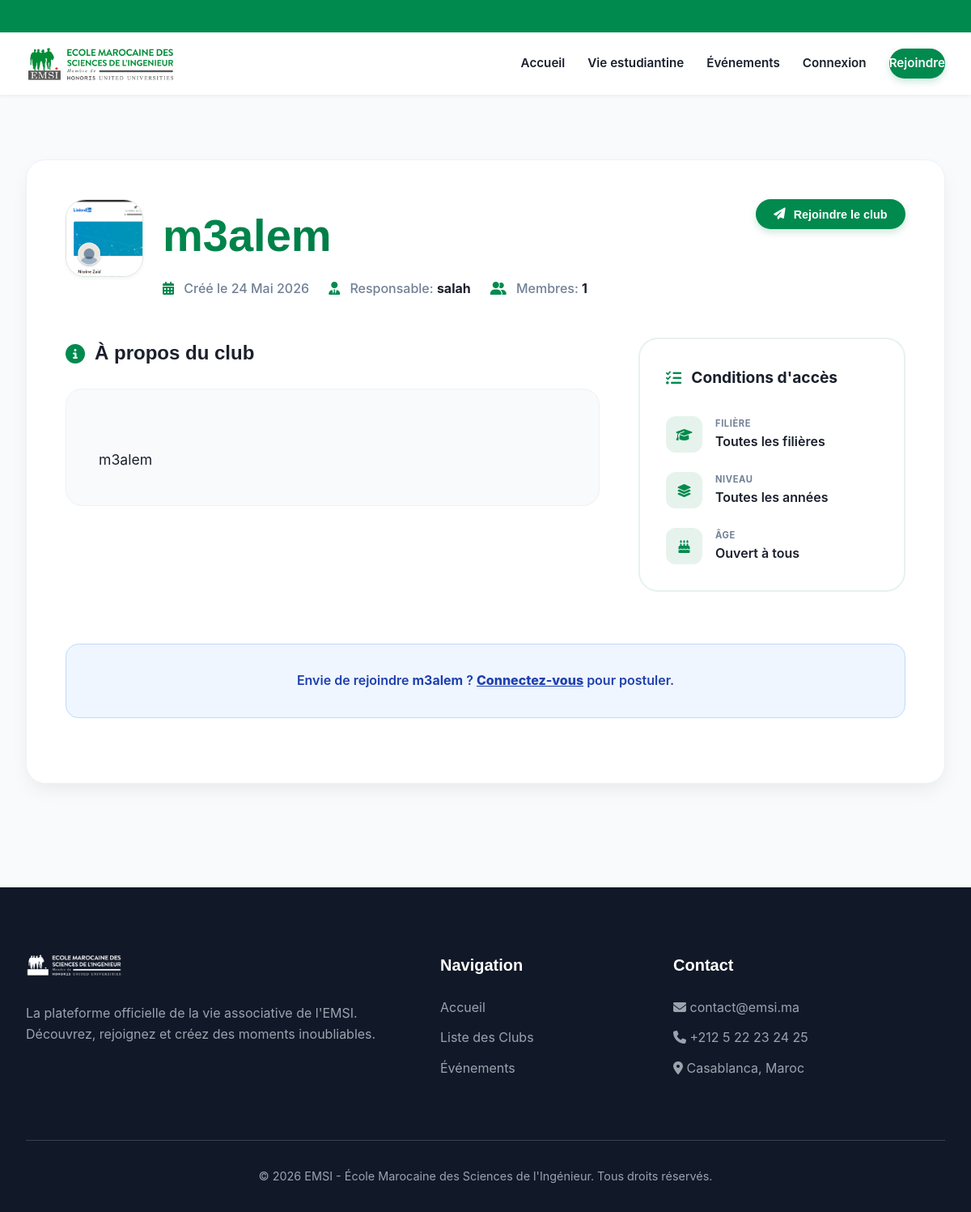
The page /clubs/2/ on the database its author committed.
### clubs/models.py (models this page shows, shortened)
class Club(models.Model):
    nom          = models.CharField(max_length=100, unique=True)
    description  = models.TextField()
    logo         = models.FileField(upload_to='clubs/logos/', blank=True, null=True)
    date_creation = models.DateTimeField(auto_now_add=True)
    est_valide   = models.BooleanField(default=False)
    responsable  = models.ForeignKey(
        Utilisateur, on_delete=models.CASCADE, related_name='clubs_geres'
    )
    cond_filiere  = models.CharField(
        max_length=20, choices=FILIERE_CHOICES,
        blank=True, null=True,
        verbose_name="Filière requise (laisser vide = toutes)"
    )
    cond_annee_min = models.PositiveSmallIntegerField(
        blank=True, null=True,
        verbose_name="Année minimale requise"
    )
    cond_annee_max = models.PositiveSmallIntegerField(
        blank=True, null=True,
        verbose_name="Année maximale requise"
    )
    cond_age_min  = models.PositiveSmallIntegerField(
        blank=True, null=True,
        verbose_name="Âge minimum requis"
    )
    cond_age_max  = models.PositiveSmallIntegerField(
        blank=True, null=True,
        verbose_name="Âge maximum requis"
    )

### accounts/models.py (models this page shows, shortened)
class Utilisateur(AbstractUser):
    ROLE_CHOICES = (
        ('ADMIN',       'Administrateur'),
        ('RESPONSABLE', 'Responsable de club'),
        ('ETUDIANT',    'Étudiant'),
    )
    role    = models.CharField(max_length=15, choices=ROLE_CHOICES, default='ETUDIANT')
    filiere = models.CharField(
        max_length=20, choices=FILIERE_CHOICES,
        blank=True, null=True,
        verbose_name="Filière"
    )
    annee   = models.CharField(
        max_length=1, choices=ANNEE_CHOICES,
        blank=True, null=True,
        verbose_name="Année d'études"
    )
    age     = models.PositiveSmallIntegerField(
        blank=True, null=True,
        verbose_name="Âge"
    )

### clubs/views.py (the view)
# urls.py: path('<int:club_id>/', views.club_detail, name='club_detail'),
def club_detail(request, club_id):
    club = get_object_or_404(Club, id=club_id)
    deja_postule = False
    if request.user.is_authenticated and request.user.role == 'ETUDIANT':
        deja_postule = Adhesion.objects.filter(etudiant=request.user, club=club).exists()
    accepted_members_count = Adhesion.objects.filter(club=club, statut='ACCEPTEE').count()
    return render(request, 'clubs/club_detail.html', {
        'club': club,
        'deja_postule': deja_postule,
        'accepted_members_count': accepted_members_count,
    })

### clubs/templates/clubs/club_detail.html (shortened to what this page needs)
{% extends 'base.html' %}
{% block content %}
<div class="container animate-fade">
    <div class="glass-card" style="padding: 3rem; margin-top: 2rem;">
        <div style="display: flex; justify-content: space-between; align-items: flex-start; margin-bottom: 3rem; flex-wrap: wrap; gap: 2rem;">
            <div style="display: flex; align-items: flex-start; gap: 1.5rem;">
                {% if club.logo %}
                    <img src="{{ club.logo.url }}" alt="{{ club.nom }}" style="width: 96px; height: 96px; border-radius: 24px; object-fit: cover; border: 1px solid #dbe7df; box-shadow: var(--shadow-sm);">
                {% else %}
                    <div style="width: 96px; height: 96px; border-radius: 24px; background: var(--emsi-light); display: flex; align-items: center; justify-content: center;">
                        <i class="fas fa-users" style="font-size: 2rem; color: var(--emsi-green);"></i>
                    </div>
                {% endif %}
                <div>
                    <h1 style="font-size: 3.5rem; margin-bottom: 0.5rem;" class="gradient-text">
                        {{ club.nom }}
                    </h1>
                <div style="display: flex; gap: 1.5rem; color: var(--text-muted); font-weight: 500;">
                    <span><i class="fas fa-calendar-alt" style="margin-right: 8px; color: var(--emsi-green);"></i> Créé le {{ club.date_creation|date:"d M Y" }}</span>
                    <span><i class="fas fa-user-tie" style="margin-right: 8px; color: var(--emsi-green);"></i> Responsable: <strong style="color: var(--text-main);">{{ club.responsable.username }}</strong></span>
                    <span><i class="fas fa-user-group" style="margin-right: 8px; color: var(--emsi-green);"></i> Membres: <strong style="color: var(--text-main);">{{ accepted_members_count }}</strong></span>
                </div>
                </div>
            </div>
            <div style="display: flex; gap: 1rem;">
                {% if not user.is_authenticated or user.role == 'ETUDIANT' %}
                    {% if deja_postule %}
                        <span class="badge badge-acceptee" style="padding: 0.75rem 1.5rem; font-size: 0.95rem;">
                            <i class="fas fa-check-circle"></i> Candidature envoyée
                        </span>
                    {% else %}
                        <form action="{% url 'apply_to_club' club.id %}" method="post">
                            <button type="submit" class="btn-emsi">
                                <i class="fas fa-paper-plane" style="margin-right: 10px;"></i> Rejoindre le club
                            </button>
                        </form>
                    {% endif %}
                {% endif %}
            </div>
        </div>
        <div class="grid-details">
            <div>
                <h3 style="margin-bottom: 1.5rem; display: flex; align-items: center; gap: 12px; font-size: 1.5rem;">
                    <i class="fas fa-info-circle" style="color: var(--emsi-green);"></i> À propos du club
                </h3>
                <div style="line-height: 1.8; color: var(--text-main); font-size: 1.1rem; white-space: pre-line; background: #f8fafc; padding: 2.5rem; border-radius: 20px; border: 1px solid #edf2f7;">
                    {{ club.description }}
                </div>
            </div>
            <div>
                <div style="background: white; padding: 2rem; border-radius: 24px; border: 2px solid var(--emsi-light); position: sticky; top: 120px;">
                    <h4 style="margin-bottom: 2rem; color: var(--text-main); display: flex; align-items: center; gap: 12px; font-size: 1.2rem;">
                        <i class="fas fa-list-check" style="color: var(--emsi-green);"></i> Conditions d'accès
                    </h4>
                    <div style="display: flex; flex-direction: column; gap: 1.5rem;">
                        <div style="display: flex; align-items: center; gap: 1rem;">
                            <div style="width: 45px; height: 45px; background: var(--emsi-light); border-radius: 12px; display: flex; align-items: center; justify-content: center; flex-shrink: 0;">
                                <i class="fas fa-graduation-cap" style="color: var(--emsi-green);"></i>
                            </div>
                            <div>
                                <small style="display: block; color: var(--text-muted); font-weight: 700; text-transform: uppercase; font-size: 0.7rem; letter-spacing: 0.05em;">Filière</small>
                                <span style="font-weight: 600;">{% if club.cond_filiere %}{{ club.get_cond_filiere_display }}{% else %}Toutes les filières{% endif %}</span>
                            </div>
                        </div>
                        <div style="display: flex; align-items: center; gap: 1rem;">
                            <div style="width: 45px; height: 45px; background: var(--emsi-light); border-radius: 12px; display: flex; align-items: center; justify-content: center; flex-shrink: 0;">
                                <i class="fas fa-layer-group" style="color: var(--emsi-green);"></i>
                            </div>
                            <div>
                                <small style="display: block; color: var(--text-muted); font-weight: 700; text-transform: uppercase; font-size: 0.7rem; letter-spacing: 0.05em;">Niveau</small>
                                <span style="font-weight: 600;">
                                    {% if club.cond_annee_min and club.cond_annee_max %}
                                        {{ club.cond_annee_min }}e à {{ club.cond_annee_max }}e année
                                    {% elif club.cond_annee_min %}
                                        Min. {{ club.cond_annee_min }}e année
                                    {% elif club.cond_annee_max %}
                                        Max. {{ club.cond_annee_max }}e année
                                    {% else %}
                                        Toutes les années
                                    {% endif %}
                                </span>
                            </div>
                        </div>
                        <div style="display: flex; align-items: center; gap: 1rem;">
                            <div style="width: 45px; height: 45px; background: var(--emsi-light); border-radius: 12px; display: flex; align-items: center; justify-content: center; flex-shrink: 0;">
                                <i class="fas fa-birthday-cake" style="color: var(--emsi-green);"></i>
                            </div>
                            <div>
                                <small style="display: block; color: var(--text-muted); font-weight: 700; text-transform: uppercase; font-size: 0.7rem; letter-spacing: 0.05em;">Âge</small>
                                <span style="font-weight: 600;">
                                    {% if club.cond_age_min and club.cond_age_max %}
                                        {{ club.cond_age_min }} - {{ club.cond_age_max }} ans
                                    {% elif club.cond_age_min %}
                                        {{ club.cond_age_min }} ans +
                                    {% elif club.cond_age_max %}
                                        Moins de {{ club.cond_age_max }} ans
                                    {% else %}
                                        Ouvert à tous
                                    {% endif %}
                                </span>
                            </div>
                        </div>
                    </div>
                </div>
            </div>
        </div>
        {% if not user.is_authenticated %}
            <div class="alert alert-info" style="margin-top: 4rem; justify-content: center; padding: 2rem;">
                <p>Envie de rejoindre <strong>{{ club.nom }}</strong> ? <a href="{% url 'login' %}" style="color: inherit; font-weight: 800;">Connectez-vous</a> pour postuler.</p>
            </div>
        {% endif %}
    </div>
</div>
{% endblock %}

### static/css/style.css (style rules this page uses)
:root { --emsi-green: #008a4e; --emsi-dark: #006b3c; --emsi-light: #e6f3ed; --text-main: #1a202c; --text-muted: #718096; --bg-site: #f8fafc; --card-bg: #ffffff; --accent-gradient: linear-gradient(135deg, #008a4e 0%, #006b3c 100%); --shadow-sm: 0 2px 4px rgba(0,0,0,0.05); --shadow-md: 0 10px 25px -5px rgba(0,0,0,0.08); --shadow-lg: 0 20px 40px -10px rgba(0,0,0,0.1); --radius-lg: 24px; --radius-md: 16px; --container-width: 1280px; }
* { margin: 0; padding: 0; box-sizing: border-box; }
body { font-family: 'Inter', -apple-system, sans-serif; background: var(--bg-site); color: var(--text-main); line-height: 1.6; min-height: 100vh; display: flex; flex-direction: column; }
.container { width: 100%; max-width: var(--container-width); margin: 0 auto; padding: 0 2rem; }
.btn-emsi { background: var(--emsi-green); color: white !important; padding: 0.65rem 1.4rem; border-radius: 100px; font-weight: 700; font-size: 0.9rem; border: none; cursor: pointer; box-shadow: 0 4px 10px rgba(0, 138, 78, 0.2); transition: all 0.3s; display: inline-flex; align-items: center; justify-content: center; text-decoration: none; }
.grid-details { display: grid; grid-template-columns: 2fr 1fr; gap: 3rem; }
.glass-card { background: white; border-radius: var(--radius-lg); padding: 2.5rem; border: 1px solid #edf2f7; box-shadow: var(--shadow-md); }
h1, h2, h3 { font-family: 'Outfit', sans-serif; color: var(--text-main); }
.gradient-text { background: var(--accent-gradient); -webkit-background-clip: text; background-clip: text; -webkit-text-fill-color: transparent; }
.alert { padding: 1.25rem 1.5rem; border-radius: var(--radius-md); margin-bottom: 2rem; font-weight: 600; display: flex; align-items: center; gap: 1rem; }
.alert-info { background: #eff6ff; color: #1e40af; border: 1px solid #bfdbfe; }
.animate-fade { animation: fadeIn 0.8s cubic-bezier(0.4, 0, 0.2, 1) forwards; }

### rows shown on the page
Club: logo (picture), nom "m3alem", date_creation "24 Mai 2026", responsable.username "salah", description "m3alem"

### other values the page prints
{{ accepted_members_count }} "1"
